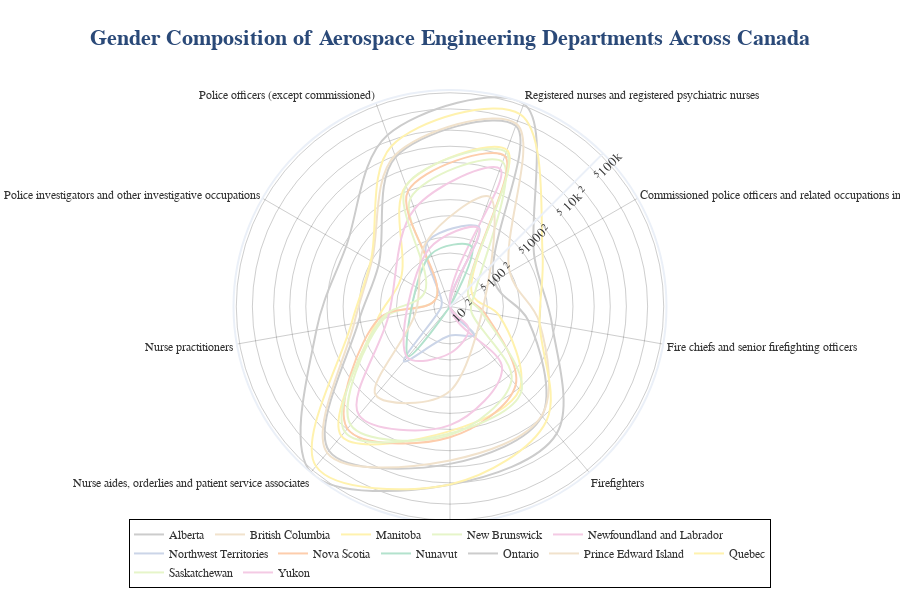

Notebook source saved alongside this figure:
### Code cell
import plotly.express as px

# Create the polar line chart
fig = px.line_polar(
    essential_df,
    r="COUNT",
    theta="OCCUPATION_C",
    color="GEO",
    color_discrete_sequence=px.colors.qualitative.Pastel2_r,
    template="plotly_white",
    labels={"COUNT": "Count (log)", "OCCUPATION_C": "Occupation Category"},
    hover_name="GEO",
    hover_data={"COUNT": ":.2f"},
    log_r=True,
    start_angle=30,
    line_close=True,
    line_shape="spline",
)


fig.update_layout(
    title=dict(
        text="<b>Gender Composition of Aerospace Engineering Departments Across Canada</b>",
        font=dict(size=22, family="Arial", color="#2a4978"),
        x=0.5, 
        xanchor="center",
    ),
    font=dict(family="Arial", size=13, color="#333"),
    polar=dict(
        radialaxis=dict(
            angle=45,
            showline=True,
            linewidth=2,
            gridcolor="rgba(10,10,10,0.2)",
            tickangle=0,
        ),
        angularaxis=dict(
            linewidth=2,
            gridcolor="rgba(10,10,10,0.2)",
            tickfont=dict(size=12),
        ),
    ),
    legend=dict(
        orientation="h",
        title=None,
        y=-0.15,  # Adjust position to avoid overlap
        x=0.5,
        xanchor="center",
        yanchor="bottom",
        bordercolor="black",
        borderwidth=1,
        font=dict(size=12),
    ),
    height=600,
    margin=dict(l=80, r=80, t=90, b=50),  # Adjusted margins for balance
)

fig

### Figure 1 — Plotly figure (JSON) as saved in the notebook; plotly's stock layout.template omitted (floating-point values rounded to 4 significant figures)
{"data": [{"customdata": [[90], [305], [4760], [8820], [33445], [555], [350], [9465], [39625], [90]], "hovertemplate": "<b>%{hovertext}</b><br><br>GEO=Alberta<br>Count (log)=%{customdata[0]:.2f}<br>Occupation Category=%{theta}<extra></extra>", "hovertext": ["Alberta", "Alberta", "Alberta", "Alberta", "Alberta", "Alberta", "Alberta", "Alberta", "Alberta", "Alberta"], "legendgroup": "Alberta", "line": {"color": "rgb(204,204,204)", "dash": "solid", "shape": "spline"}, "marker": {"symbol": "circle"}, "mode": "lines", "name": "Alberta", "r": [90, 305, 4760, 8820, 33445, 555, 350, 9465, 39625, 90], "showlegend": true, "subplot": "polar", "theta": ["Commissioned police officers and related occupations in public protection services", "Fire chiefs and senior firefighting officers", "Firefighters", "Licensed practical nurses", "Nurse aides, orderlies and patient service associates", "Nurse practitioners", "Police investigators and other investigative occupations", "Police officers (except commissioned)", "Registered nurses and registered psychiatric nurses", "Commissioned police officers and related occupations in public protection services"], "type": "scatterpolar"}, {"customdata": [[195], [500], [4665], [7595], [37605], [665], [490], [10275], [43355], [195]], "hovertemplate": "<b>%{hovertext}</b><br><br>GEO=British Columbia<br>Count (log)=%{customdata[0]:.2f}<br>Occupation Category=%{theta}<extra></extra>", "hovertext": ["British Columbia", "British Columbia", "British Columbia", "British Columbia", "British Columbia", "British Columbia", "British Columbia", "British Columbia", "British Columbia", "British Columbia"], "legendgroup": "British Columbia", "line": {"color": "rgb(241,226,204)", "dash": "solid", "shape": "spline"}, "marker": {"symbol": "circle"}, "mode": "lines", "name": "British Columbia", "r": [195, 500, 4665, 7595, 37605, 665, 490, 10275, 43355, 195], "showlegend": true, "subplot": "polar", "theta": ["Commissioned police officers and related occupations in public protection services", "Fire chiefs and senior firefighting officers", "Firefighters", "Licensed practical nurses", "Nurse aides, orderlies and patient service associates", "Nurse practitioners", "Police investigators and other investigative occupations", "Police officers (except commissioned)", "Registered nurses and registered psychiatric nurses", "Commissioned police officers and related occupations in public protection services"], "type": "scatterpolar"}, {"customdata": [[30], [85], [1060], [2150], [14570], [240], [115], [2555], [13100], [30]], "hovertemplate": "<b>%{hovertext}</b><br><br>GEO=Manitoba<br>Count (log)=%{customdata[0]:.2f}<br>Occupation Category=%{theta}<extra></extra>", "hovertext": ["Manitoba", "Manitoba", "Manitoba", "Manitoba", "Manitoba", "Manitoba", "Manitoba", "Manitoba", "Manitoba", "Manitoba"], "legendgroup": "Manitoba", "line": {"color": "rgb(255,242,174)", "dash": "solid", "shape": "spline"}, "marker": {"symbol": "circle"}, "mode": "lines", "name": "Manitoba", "r": [30, 85, 1060, 2150, 14570, 240, 115, 2555, 13100, 30], "showlegend": true, "subplot": "polar", "theta": ["Commissioned police officers and related occupations in public protection services", "Fire chiefs and senior firefighting officers", "Firefighters", "Licensed practical nurses", "Nurse aides, orderlies and patient service associates", "Nurse practitioners", "Police investigators and other investigative occupations", "Police officers (except commissioned)", "Registered nurses and registered psychiatric nurses", "Commissioned police officers and related occupations in public protection services"], "type": "scatterpolar"}, {"customdata": [[35], [25], [620], [2560], [7810], [175], [20], [1440], [7555], [35]], "hovertemplate": "<b>%{hovertext}</b><br><br>GEO=New Brunswick<br>Count (log)=%{customdata[0]:.2f}<br>Occupation Category=%{theta}<extra></extra>", "hovertext": ["New Brunswick", "New Brunswick", "New Brunswick", "New Brunswick", "New Brunswick", "New Brunswick", "New Brunswick", "New Brunswick", "New Brunswick", "New Brunswick"], "legendgroup": "New Brunswick", "line": {"color": "rgb(230,245,201)", "dash": "solid", "shape": "spline"}, "marker": {"symbol": "circle"}, "mode": "lines", "name": "New Brunswick", "r": [35, 25, 620, 2560, 7810, 175, 20, 1440, 7555, 35], "showlegend": true, "subplot": "polar", "theta": ["Commissioned police officers and related occupations in public protection services", "Fire chiefs and senior firefighting officers", "Firefighters", "Licensed practical nurses", "Nurse aides, orderlies and patient service associates", "Nurse practitioners", "Police investigators and other investigative occupations", "Police officers (except commissioned)", "Registered nurses and registered psychiatric nurses", "Commissioned police officers and related occupations in public protection services"], "type": "scatterpolar"}, {"customdata": [[10], [330], [1660], [4490], [150], [875], [5520], [10]], "hovertemplate": "<b>%{hovertext}</b><br><br>GEO=Newfoundland and Labrador<br>Count (log)=%{customdata[0]:.2f}<br>Occupation Category=%{theta}<extra></extra>", "hovertext": ["Newfoundland and Labrador", "Newfoundland and Labrador", "Newfoundland and Labrador", "Newfoundland and Labrador", "Newfoundland and Labrador", "Newfoundland and Labrador", "Newfoundland and Labrador", "Newfoundland and Labrador"], "legendgroup": "Newfoundland and Labrador", "line": {"color": "rgb(244,202,228)", "dash": "solid", "shape": "spline"}, "marker": {"symbol": "circle"}, "mode": "lines", "name": "Newfoundland and Labrador", "r": [10, 330, 1660, 4490, 150, 875, 5520, 10], "showlegend": true, "subplot": "polar", "theta": ["Fire chiefs and senior firefighting officers", "Firefighters", "Licensed practical nurses", "Nurse aides, orderlies and patient service associates", "Nurse practitioners", "Police officers (except commissioned)", "Registered nurses and registered psychiatric nurses", "Fire chiefs and senior firefighting officers"], "type": "scatterpolar"}, {"customdata": [[10], [50], [35], [220], [15], [15], [185], [380], [10]], "hovertemplate": "<b>%{hovertext}</b><br><br>GEO=Northwest Territories<br>Count (log)=%{customdata[0]:.2f}<br>Occupation Category=%{theta}<extra></extra>", "hovertext": ["Northwest Territories", "Northwest Territories", "Northwest Territories", "Northwest Territories", "Northwest Territories", "Northwest Territories", "Northwest Territories", "Northwest Territories", "Northwest Territories"], "legendgroup": "Northwest Territories", "line": {"color": "rgb(203,213,232)", "dash": "solid", "shape": "spline"}, "marker": {"symbol": "circle"}, "mode": "lines", "name": "Northwest Territories", "r": [10, 50, 35, 220, 15, 15, 185, 380, 10], "showlegend": true, "subplot": "polar", "theta": ["Fire chiefs and senior firefighting officers", "Firefighters", "Licensed practical nurses", "Nurse aides, orderlies and patient service associates", "Nurse practitioners", "Police investigators and other investigative occupations", "Police officers (except commissioned)", "Registered nurses and registered psychiatric nurses", "Fire chiefs and senior firefighting officers"], "type": "scatterpolar"}, {"customdata": [[25], [45], [820], [2810], [9710], [230], [20], [1985], [9935], [25]], "hovertemplate": "<b>%{hovertext}</b><br><br>GEO=Nova Scotia<br>Count (log)=%{customdata[0]:.2f}<br>Occupation Category=%{theta}<extra></extra>", "hovertext": ["Nova Scotia", "Nova Scotia", "Nova Scotia", "Nova Scotia", "Nova Scotia", "Nova Scotia", "Nova Scotia", "Nova Scotia", "Nova Scotia", "Nova Scotia"], "legendgroup": "Nova Scotia", "line": {"color": "rgb(253,205,172)", "dash": "solid", "shape": "spline"}, "marker": {"symbol": "circle"}, "mode": "lines", "name": "Nova Scotia", "r": [25, 45, 820, 2810, 9710, 230, 20, 1985, 9935, 25], "showlegend": true, "subplot": "polar", "theta": ["Commissioned police officers and related occupations in public protection services", "Fire chiefs and senior firefighting officers", "Firefighters", "Licensed practical nurses", "Nurse aides, orderlies and patient service associates", "Nurse practitioners", "Police investigators and other investigative occupations", "Police officers (except commissioned)", "Registered nurses and registered psychiatric nurses", "Commissioned police officers and related occupations in public protection services"], "type": "scatterpolar"}, {"customdata": [[10], [10], [165], [110], [155], [10]], "hovertemplate": "<b>%{hovertext}</b><br><br>GEO=Nunavut<br>Count (log)=%{customdata[0]:.2f}<br>Occupation Category=%{theta}<extra></extra>", "hovertext": ["Nunavut", "Nunavut", "Nunavut", "Nunavut", "Nunavut", "Nunavut"], "legendgroup": "Nunavut", "line": {"color": "rgb(179,226,205)", "dash": "solid", "shape": "spline"}, "marker": {"symbol": "circle"}, "mode": "lines", "name": "Nunavut", "r": [10, 10, 165, 110, 155, 10], "showlegend": true, "subplot": "polar", "theta": ["Firefighters", "Licensed practical nurses", "Nurse aides, orderlies and patient service associates", "Police officers (except commissioned)", "Registered nurses and registered psychiatric nurses", "Firefighters"], "type": "scatterpolar"}, {"customdata": [[670], [870], [12755], [21620], [112795], [3455], [1760], [26080], [109430], [670]], "hovertemplate": "<b>%{hovertext}</b><br><br>GEO=Ontario<br>Count (log)=%{customdata[0]:.2f}<br>Occupation Category=%{theta}<extra></extra>", "hovertext": ["Ontario", "Ontario", "Ontario", "Ontario", "Ontario", "Ontario", "Ontario", "Ontario", "Ontario", "Ontario"], "legendgroup": "Ontario", "line": {"color": "rgb(204,204,204)", "dash": "solid", "shape": "spline"}, "marker": {"symbol": "circle"}, "mode": "lines", "name": "Ontario", "r": [670, 870, 12755, 21620, 112795, 3455, 1760, 26080, 109430, 670], "showlegend": true, "subplot": "polar", "theta": ["Commissioned police officers and related occupations in public protection services", "Fire chiefs and senior firefighting officers", "Firefighters", "Licensed practical nurses", "Nurse aides, orderlies and patient service associates", "Nurse practitioners", "Police investigators and other investigative occupations", "Police officers (except commissioned)", "Registered nurses and registered psychiatric nurses", "Commissioned police officers and related occupations in public protection services"], "type": "scatterpolar"}, {"customdata": [[380], [1460], [45], [195], [1525], [380]], "hovertemplate": "<b>%{hovertext}</b><br><br>GEO=Prince Edward Island<br>Count (log)=%{customdata[0]:.2f}<br>Occupation Category=%{theta}<extra></extra>", "hovertext": ["Prince Edward Island", "Prince Edward Island", "Prince Edward Island", "Prince Edward Island", "Prince Edward Island", "Prince Edward Island"], "legendgroup": "Prince Edward Island", "line": {"color": "rgb(241,226,204)", "dash": "solid", "shape": "spline"}, "marker": {"symbol": "circle"}, "mode": "lines", "name": "Prince Edward Island", "r": [380, 1460, 45, 195, 1525, 380], "showlegend": true, "subplot": "polar", "theta": ["Licensed practical nurses", "Nurse aides, orderlies and patient service associates", "Nurse practitioners", "Police officers (except commissioned)", "Registered nurses and registered psychiatric nurses", "Licensed practical nurses"], "type": "scatterpolar"}, {"customdata": [[1000], [505], [6360], [21405], [79920], [750], [515], [15715], [67825], [1000]], "hovertemplate": "<b>%{hovertext}</b><br><br>GEO=Quebec<br>Count (log)=%{customdata[0]:.2f}<br>Occupation Category=%{theta}<extra></extra>", "hovertext": ["Quebec", "Quebec", "Quebec", "Quebec", "Quebec", "Quebec", "Quebec", "Quebec", "Quebec", "Quebec"], "legendgroup": "Quebec", "line": {"color": "rgb(255,242,174)", "dash": "solid", "shape": "spline"}, "marker": {"symbol": "circle"}, "mode": "lines", "name": "Quebec", "r": [1000, 505, 6360, 21405, 79920, 750, 515, 15715, 67825, 1000], "showlegend": true, "subplot": "polar", "theta": ["Commissioned police officers and related occupations in public protection services", "Fire chiefs and senior firefighting officers", "Firefighters", "Licensed practical nurses", "Nurse aides, orderlies and patient service associates", "Nurse practitioners", "Police investigators and other investigative occupations", "Police officers (except commissioned)", "Registered nurses and registered psychiatric nurses", "Commissioned police officers and related occupations in public protection services"], "type": "scatterpolar"}, {"customdata": [[25], [40], [1195], [2380], [11545], [200], [35], [2535], [11790], [25]], "hovertemplate": "<b>%{hovertext}</b><br><br>GEO=Saskatchewan<br>Count (log)=%{customdata[0]:.2f}<br>Occupation Category=%{theta}<extra></extra>", "hovertext": ["Saskatchewan", "Saskatchewan", "Saskatchewan", "Saskatchewan", "Saskatchewan", "Saskatchewan", "Saskatchewan", "Saskatchewan", "Saskatchewan", "Saskatchewan"], "legendgroup": "Saskatchewan", "line": {"color": "rgb(230,245,201)", "dash": "solid", "shape": "spline"}, "marker": {"symbol": "circle"}, "mode": "lines", "name": "Saskatchewan", "r": [25, 40, 1195, 2380, 11545, 200, 35, 2535, 11790, 25], "showlegend": true, "subplot": "polar", "theta": ["Commissioned police officers and related occupations in public protection services", "Fire chiefs and senior firefighting officers", "Firefighters", "Licensed practical nurses", "Nurse aides, orderlies and patient service associates", "Nurse practitioners", "Police investigators and other investigative occupations", "Police officers (except commissioned)", "Registered nurses and registered psychiatric nurses", "Commissioned police officers and related occupations in public protection services"], "type": "scatterpolar"}, {"customdata": [[10], [35], [75], [175], [140], [365], [10]], "hovertemplate": "<b>%{hovertext}</b><br><br>GEO=Yukon<br>Count (log)=%{customdata[0]:.2f}<br>Occupation Category=%{theta}<extra></extra>", "hovertext": ["Yukon", "Yukon", "Yukon", "Yukon", "Yukon", "Yukon", "Yukon"], "legendgroup": "Yukon", "line": {"color": "rgb(244,202,228)", "dash": "solid", "shape": "spline"}, "marker": {"symbol": "circle"}, "mode": "lines", "name": "Yukon", "r": [10, 35, 75, 175, 140, 365, 10], "showlegend": true, "subplot": "polar", "theta": ["Fire chiefs and senior firefighting officers", "Firefighters", "Licensed practical nurses", "Nurse aides, orderlies and patient service associates", "Police officers (except commissioned)", "Registered nurses and registered psychiatric nurses", "Fire chiefs and senior firefighting officers"], "type": "scatterpolar"}], "layout": {"font": {"color": "#333", "family": "Arial", "size": 13}, "height": 600, "legend": {"bordercolor": "black", "borderwidth": 1, "font": {"size": 12}, "orientation": "h", "title": {}, "tracegroupgap": 0, "x": 0.5, "xanchor": "center", "y": -0.15, "yanchor": "bottom"}, "margin": {"b": 50, "l": 80, "r": 80, "t": 90}, "polar": {"angularaxis": {"direction": "clockwise", "gridcolor": "rgba(10,10,10,0.2)", "linewidth": 2, "rotation": 30, "tickfont": {"size": 12}}, "domain": {"x": [0, 1], "y": [0, 1]}, "radialaxis": {"angle": 45, "gridcolor": "rgba(10,10,10,0.2)", "linewidth": 2, "showline": true, "tickangle": 0, "type": "log"}}, "title": {"font": {"color": "#2a4978", "family": "Arial", "size": 22}, "text": "<b>Gender Composition of Aerospace Engineering Departments Across Canada</b>", "x": 0.5, "xanchor": "center"}}}
